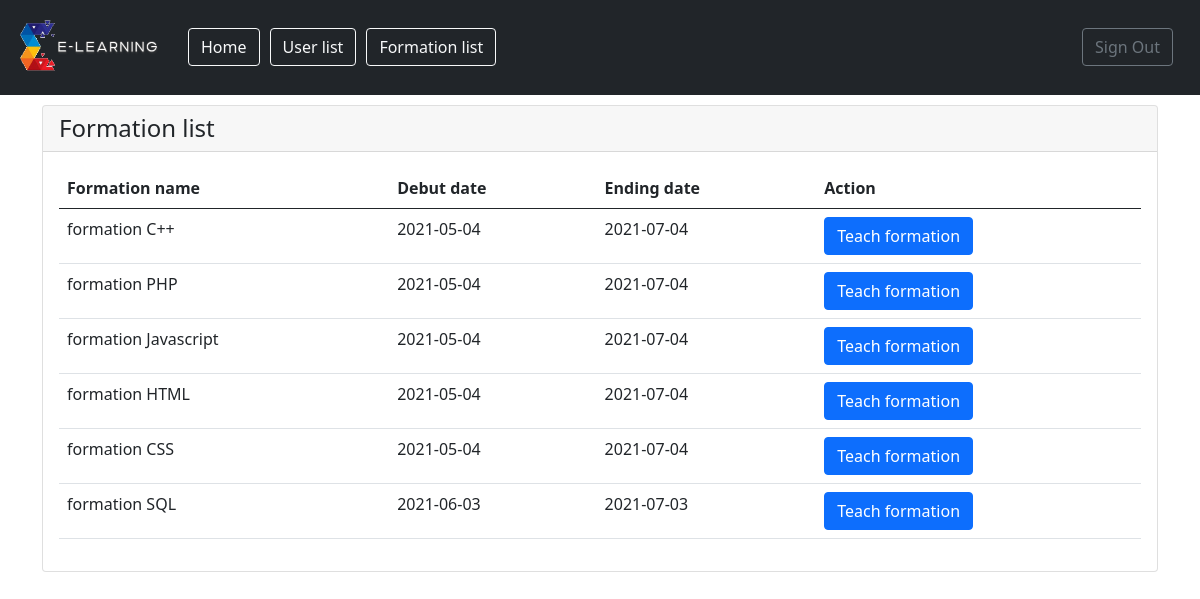
Page /formationlist.php on the committed database.
### tables this page shows
CREATE TABLE `formation` (
  `id` int(255) NOT NULL,
  `detail` varchar(255) NOT NULL,
  `date_debut` date NOT NULL,
  `date_fin` date NOT NULL,
  `etat` int(11) NOT NULL
);

### formationlist.php (the view, shortened to what this page needs)
<?php
    include("connexion.php");
?>
<?php
    $sql="SELECT * FROM formation;";
    $query=$db->prepare($sql);
    $query->execute();
    $result=$query->fetchAll(PDO::FETCH_ASSOC);
?>
<!DOCTYPE html>
<html lang="en">
<head>
</head>
<body>
    <?php include("menu.php"); ?>
    <div class="container" style="margin-top:10px;">
    <div class="card" style="margin-top:10px;">
<h4 class="card-header">Formation list</h4>
      <div class="card-body">
      <table class="table">
<thead>
<tr>
  <th scope="col">Formation name</th>
  <th scope="col">Debut date</th>
  <th scope="col">Ending date</th>
  <th scope="col">Action</th>
</tr>
</thead>
<tbody>
  <?php foreach($result as $el) { ?>
<tr>
  <td> <?php echo($el['detail']); ?> </td>
  <td> <?php echo($el['date_debut']);  ?> </td>
  <td> <?php echo($el['date_fin']); ?> </td>
    <?php if($_SESSION['role']=='Student') { ?>
  <td> <a class="btn btn-primary" href="formationlist.php?id_add=<?php echo ($el['id']); ?>">Add to list</a> </td>
    <?php } else { ?>
    <td> <a class="btn btn-primary" href="formationlist.php?id_add=<?php echo ($el['id']); ?>">Teach formation</a> </td>
    <?php } ?>
</tr>
    <?php } ?>
</tbody>
</table>
      </div>
  </div>
    </div>
</body>
</html>

### rows in the picture
formation: detail "formation C++", date_debut "2021-05-04", date_fin "2021-07-04"
formation: detail "formation PHP", date_debut "2021-05-04", date_fin "2021-07-04"
formation: detail "formation Javascript", date_debut "2021-05-04", date_fin "2021-07-04"
formation: detail "formation HTML", date_debut "2021-05-04", date_fin "2021-07-04"
formation: detail "formation CSS", date_debut "2021-05-04", date_fin "2021-07-04"
formation: detail "formation SQL", date_debut "2021-06-03", date_fin "2021-07-03"
